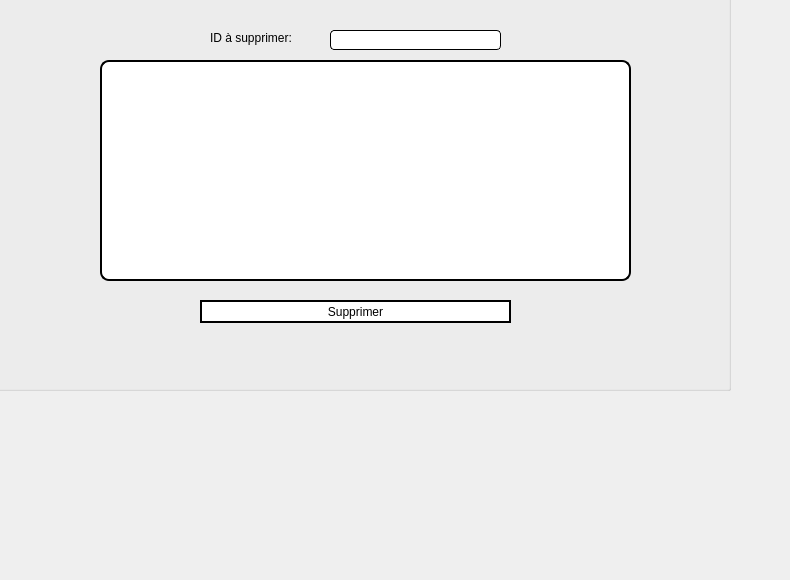
      <widget class="QWidget" name="tab_147">
       <attribute name="title">
        <string>Supprimer une Ambulance</string>
       </attribute>
       <widget class="QGroupBox" name="groupBox_18">
        <property name="geometry">
         <rect>
          <x>-50</x>
          <y>-180</y>
          <width>781</width>
          <height>571</height>
         </rect>
        </property>
        <property name="title">
         <string>GroupBox</string>
        </property>
        <widget class="QPushButton" name="supprimerf_6">
         <property name="geometry">
          <rect>
           <x>250</x>
           <y>480</y>
           <width>311</width>
           <height>23</height>
          </rect>
         </property>
         <property name="styleSheet">
          <string notr="true">QPushButton {
border: 2px solid black;
font: 87 7pt &quot;Segoe UI Black&quot;;
	background-color: rgb(255, 255, 255);

}</string>
         </property>
         <property name="text">
          <string>Supprimer</string>
         </property>
        </widget>
        <widget class="QTableView" name="tableView_16">
         <property name="geometry">
          <rect>
           <x>150</x>
           <y>240</y>
           <width>531</width>
           <height>221</height>
          </rect>
         </property>
         <property name="styleSheet">
          <string notr="true">
QTableView {
background-color: #ffffff;
border: 2px solid #000000;
border-radius: 9px;
selection-background-color: #1e90ff;
selection-color: #ffffff;
}

QHeaderView::section {
background-color: #f0f0f0;
border: 9px solid #000000;
border-radius: 4px;
padding: 4px;
}</string>
         </property>
        </widget>
        <widget class="QLineEdit" name="S_recherche_supp_6">
         <property name="geometry">
          <rect>
           <x>380</x>
           <y>210</y>
           <width>171</width>
           <height>20</height>
          </rect>
         </property>
         <property name="styleSheet">
          <string notr="true">QLineEdit {
background-color: #ffffff;
border: 1px solid #000000;
border-radius: 4px;
padding: 4px;
}

QLineEdit:hover {
border-color: #1e90ff;
}

QLineEdit:focus {
border-color: #1e90ff;
}</string>
         </property>
         <property name="text">
          <string/>
         </property>
        </widget>
        <widget class="QLabel" name="label_200">
         <property name="geometry">
          <rect>
           <x>260</x>
           <y>210</y>
           <width>101</width>
           <height>16</height>
          </rect>
         </property>
         <property name="styleSheet">
          <string notr="true">font: 87 8pt &quot;Segoe UI Black&quot;;</string>
         </property>
         <property name="text">
          <string>ID à supprimer:</string>
         </property>
        </widget>
        <widget class="QLabel" name="label_209">
         <property name="geometry">
          <rect>
           <x>10</x>
           <y>10</y>
           <width>861</width>
           <height>801</height>
          </rect>
         </property>
         <property name="text">
          <string/>
         </property>
         <property name="pixmap">
          <pixmap resource="fond.qrc">:/Plan de travail 1@3x.png</pixmap>
         </property>
        </widget>
        <zorder>label_209</zorder>
        <zorder>supprimerf_6</zorder>
        <zorder>tableView_16</zorder>
        <zorder>S_recherche_supp_6</zorder>
        <zorder>label_200</zorder>
       </widget>
      </widget>
